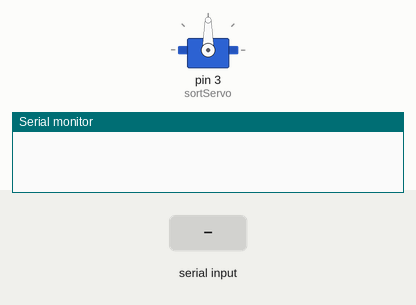
Recording of a sketch running on a simulated Arduino Uno, built with avr-gcc and run on an emulated ATmega328P. Shown: servo, the last lines printed to the serial monitor. The inputs (shaded band) are chosen by the test bench.

Above: at 1.2 s.
1.3 s: "0\n" received over Serial
At 1.5 s:
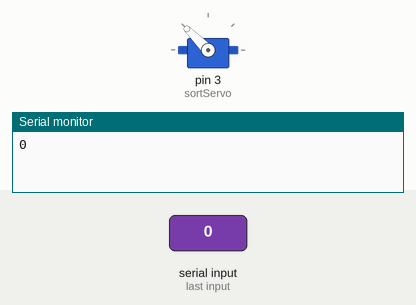
At 2.0 s:
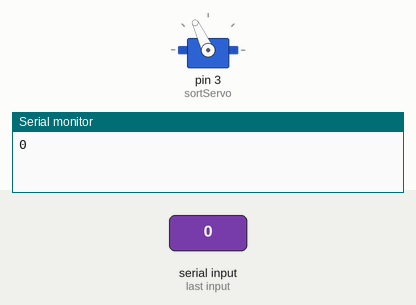
3.2 s: "1\n" received over Serial
At 3.4 s:
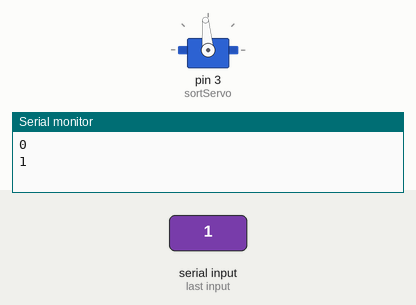
Timing chart, 0 to 6.2 s (numbered marks = the images above; inputs shaded):
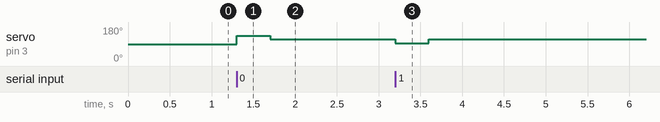

Measured:
- after the input at 1.3 s, servo on pin 3 (sortServo): 90° → 135° at once, → 115° 0.40 s later
- after the input at 3.2 s, servo on pin 3 (sortServo): 115° → 95° at once, → 115° 0.40 s later

The sketch:

mvp2_sorter.ino
```cpp
#include <Servo.h>
Servo sortServo;

void setup() {
  // put your setup code here, to run once:
  Serial.begin(115200);

  sortServo.attach(3);
}

void loop() {
  // put your main code here, to run repeatedly:
  if (Serial.available() > 0) {
    String received = Serial.readStringUntil('\n');
    Serial.println(received);
    if (received == "0") {
      ballCycle(0);
    } else if (received == "1") {
      ballCycle(1);
    }
  }

}


void setSort(int state) {
  // Drive servo to angle corresponding to a sorter state
  float commands[] = {115.0, 135.0, 95.0};
  sortServo.write( commands[state] );
}


void ballCycle(bool ball) {
  /* Routine to drop a single ball of the right type
     into a certain column
  */

  // Set servo to state to grab ball
  setSort( ball + 1 );
  delay(400);

  // Bring servo back to neutral to drop ball
  setSort( 0 );
  delay(5);

  }
```
